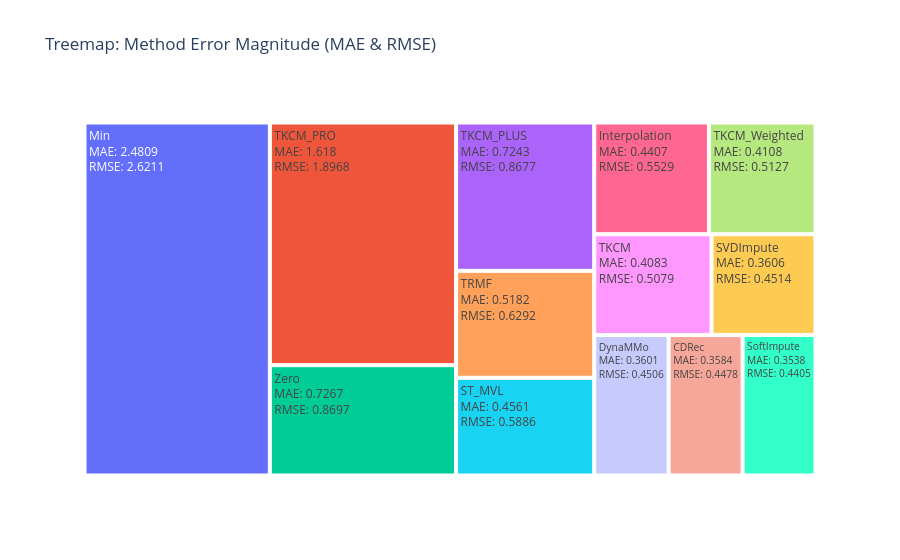

This figure's notebook cell:
### Code cell
#🌲 Treemap (MAE & RMSE Combined Size)

import numpy as np

fig = go.Figure(go.Treemap(
    labels=results_df["Method"],
    parents=[""] * len(results_df),
    values=np.sqrt(results_df["MAE"]**2 + results_df["RMSE"]**2),  # Combined magnitude
    text=[f"MAE: {mae}<br>RMSE: {rmse}" for mae, rmse in zip(results_df["MAE"], results_df["RMSE"])],
    hoverinfo="label+text+value"
))
fig.update_layout(title="Treemap: Method Error Magnitude (MAE & RMSE)")
fig.show()

### Figure 1 — Plotly figure (JSON) as saved in the notebook; plotly's stock layout.template omitted (floating-point values rounded to 4 significant figures)
{"data": [{"hoverinfo": "label+text+value", "labels": ["TKCM", "TKCM_PLUS", "TKCM_Weighted", "TKCM_PRO", "CDRec", "DynaMMo", "SoftImpute", "SVDImpute", "ST_MVL", "TRMF", "Zero", "Min", "Interpolation"], "parents": ["", "", "", "", "", "", "", "", "", "", "", "", ""], "text": ["MAE: 0.4083<br>RMSE: 0.5079", "MAE: 0.7243<br>RMSE: 0.8677", "MAE: 0.4108<br>RMSE: 0.5127", "MAE: 1.618<br>RMSE: 1.8968", "MAE: 0.3584<br>RMSE: 0.4478", "MAE: 0.3601<br>RMSE: 0.4506", "MAE: 0.3538<br>RMSE: 0.4405", "MAE: 0.3606<br>RMSE: 0.4514", "MAE: 0.4561<br>RMSE: 0.5886", "MAE: 0.5182<br>RMSE: 0.6292", "MAE: 0.7267<br>RMSE: 0.8697", "MAE: 2.4809<br>RMSE: 2.6211", "MAE: 0.4407<br>RMSE: 0.5529"], "type": "treemap", "values": [0.6517, 1.13, 0.657, 2.493, 0.5736, 0.5768, 0.565, 0.5777, 0.7446, 0.8151, 1.133, 3.609, 0.707]}], "layout": {"title": {"text": "Treemap: Method Error Magnitude (MAE & RMSE)"}}}
